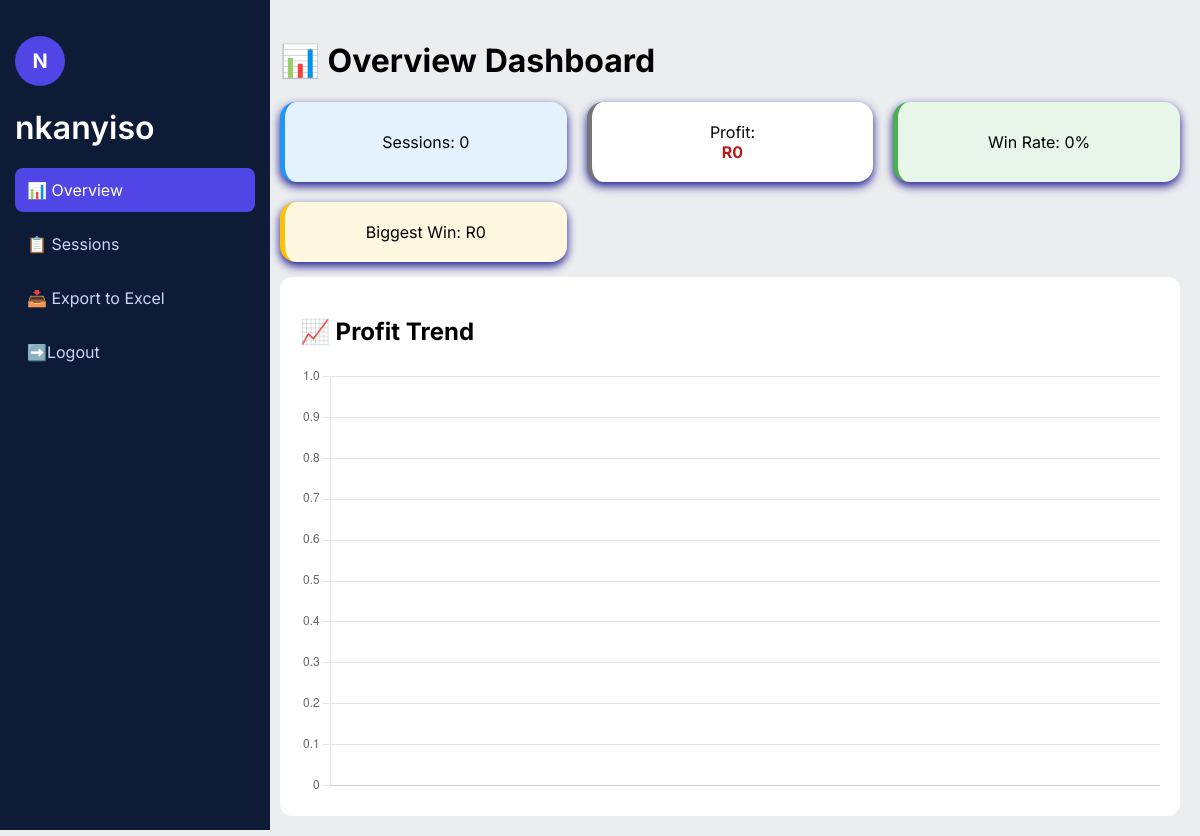
Before: /overview/ (signed in) with the older database file.
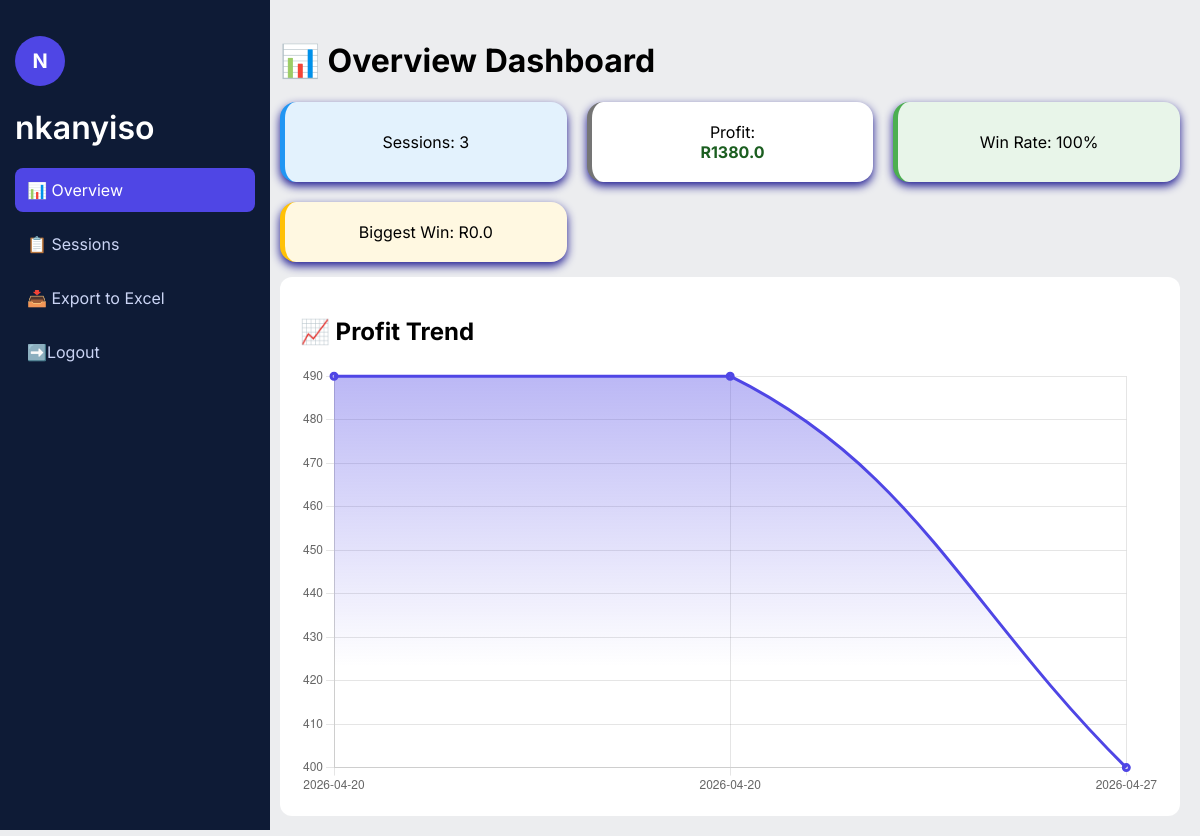
After: the same page with the newer database file.
### dashboard/models.py (models this page shows, shortened)
class GamingSession(models.Model):
    user = models.ForeignKey(User, on_delete=models.CASCADE, null = True)
    date = models.DateField()
    game_name = models.CharField(max_length=100)
    time_played = models.CharField(max_length=20)
    start_balance = models.FloatField()
    end_balance = models.FloatField()
    profit = models.FloatField(blank= True, null= True)
    spins = models.IntegerField()
    bet = models.FloatField()
    best_win = models.FloatField()
    bonus_buy = models.BooleanField(default=False)
    spin_mode = models.CharField(max_length=50)
    video_name = models.CharField(max_length=100, blank=True)
    created_at = models.DateTimeField(auto_now_add=True)

### dashboard/views.py (the view)
# urls.py: path('overview/', views.overview,name='overview'),
@login_required
def overview(request):
    sessions = GamingSession.objects.filter(user=request.user)
    total_sessions = sessions.count()
    total_profit = sum(s.profit or 0 for s in sessions)
    biggest_win = max([s.best_win for s in sessions], default=0)
    wins = sum(1 for s in sessions if (s.profit or 0) > 0)
    losses = sum(1 for s in sessions if (s.profit or 0) <= 0)
    win_rate = (wins / total_sessions * 100) if total_sessions > 0 else 0
    dates = [s.date.strftime("%Y-%m-%d") for s in sessions]
    profits = [s.profit or 0 for s in sessions]
    return render(request, 'dashboard/overview.html', {
        'total_sessions': total_sessions,
        'total_profit': total_profit,
        'biggest_win': biggest_win,
        'win_rate': round(win_rate),
        'dates': dates,
        'profits': profits,
        'wins': wins,
        'losses': losses,
    })

### dashboard/templates/dashboard/overview.html (shortened to what this page needs)
<!DOCTYPE html>
<html lang="en">
<head>
</head>
<body>
<div class="sidebar">
    <h1>
    <div class="profile">
        {{ request.user.username|first|upper }}
    </div>
    </h1>
     <h1>
    <span style="font-weight:600;">
        {{ request.user.username }}
    </span>
    </h1>
    <a href="{% url 'overview' %}" class="{% if request.path == '/overview/' %}active{% endif %}">
        📊 Overview
    </a>
    <a href="{% url 'dashboard' %}" class="{% if request.path == '/sessions/' %}active{% endif %}">
        📋 Sessions
    </a>
    <a href="{% url 'export_excel' %}" class="{% if request.path == '/export/' %}active{% endif %}">
    📥 Export to Excel
    </a>
    <a href="{% url 'logout' %}" class="{% if request.path == '/logout/' %}active{% endif %}">
        ➡️Logout
    </a>
</div>
<div class="main">
<div class="dashboard-header">
    <h1>📊 Overview Dashboard</h1>
    <div class="cards">
        <div class="card">Sessions: {{ total_sessions }}</div>
        <div class="card">
            Profit:
            <span class="{% if total_profit > 0 %}green{% else %}red{% endif %}">
                R{{ total_profit }}
            </span>
        </div>
        <div class="card">Win Rate: {{ win_rate }}%</div>
        <div class="card">Biggest Win: R{{ biggest_win }}</div>
    </div>
    <div class = "container">
        <div class="chart-box">
            <h2>📈 Profit Trend</h2>
            <canvas id="chart"></canvas>
        </div>
    </div>
</div>
<script>
const ctx = document.getElementById('chart').getContext('2d');
const gradient = ctx.createLinearGradient(0, 0, 0, 300);
gradient.addColorStop(0, "rgba(79, 70, 229, 0.4)");
gradient.addColorStop(1, "rgba(79, 70, 229, 0)");
new Chart(ctx, {
    type: 'line',
    data: {
        labels: {{ dates|safe }},
        datasets: [{
            label: 'Profit',
            data: {{ profits|safe }},
            borderColor: "#4f46e5",
            backgroundColor: gradient,
            borderWidth: 3,
            tension: 0.4,
            fill: true
        }]
    },
    options: {
        plugins: {
            legend: { display: false }
        }
    }
});
</script>
</body>
</html>

Changed rows visible on the page:
added GamingSession: best_win "0.0"
Other visible differences:
{{ total_sessions }}: "0" → "3"
{{ total_profit }}: "0" → "1380.0"
{{ win_rate }}: "0" → "100"
chart data {{ dates|safe }}: [] → ['2026-04-20', '2026-04-20', '2026-04-27']
chart data {{ profits|safe }}: [] → [490.0, 490.0, 400.0]
{{ biggest_win }}: "0" → (not shown)
